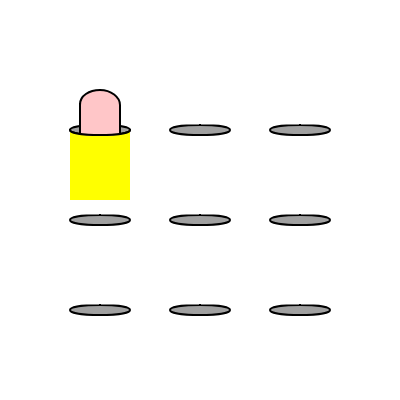
Frame 1 (no input)
Frame 60 (no input): identical to frame 1, image omitted
Frame 120 (the mouse pressed at the canvas centre since frame 60): identical to frame 1, image omitted

The p5.js sketch that drew this single still picture (run headless with seeded random() and noise() and a simulated clock; from frame 60 on, the mouse is pressed at the canvas centre):

// p5.js sketch
// ── sketch.js
function setup() {
  createCanvas(400, 400);
}

function draw() {
  background(255);

  drawBackground();
  push()
  translate(80,60 + 30)
  drawMole();
  pop()
  push()
  translate(70,60 + 70)
  drawMask();
  drawRim()
  pop()
  
}

function drawBackground() {
  strokeCap(ROUND);
  strokeJoin(ROUND);
  stroke("rgba0000");
  strokeCap(PROJECT);
  strokeJoin(MITER);
  fill("#a0a0a0");
  stroke("#000000");
  strokeWeight(2);

  beginShape();
  vertex(300, 125);
  bezierVertex(317, 125, 330, 127, 330, 130);
  bezierVertex(330, 133, 317, 135, 300, 135);
  bezierVertex(283, 135, 270, 133, 270, 130);
  bezierVertex(270, 127, 283, 125, 300, 125);
  endShape();

  beginShape();
  vertex(300, 215);
  bezierVertex(317, 215, 330, 217, 330, 220);
  bezierVertex(330, 223, 317, 225, 300, 225);
  bezierVertex(283, 225, 270, 223, 270, 220);
  bezierVertex(270, 217, 283, 215, 300, 215);
  endShape();

  beginShape();
  vertex(300, 305);
  bezierVertex(317, 305, 330, 307, 330, 310);
  bezierVertex(330, 313, 317, 315, 300, 315);
  bezierVertex(283, 315, 270, 313, 270, 310);
  bezierVertex(270, 307, 283, 305, 300, 305);
  endShape();

  beginShape();
  vertex(200, 125);
  bezierVertex(217, 125, 230, 127, 230, 130);
  bezierVertex(230, 133, 217, 135, 200, 135);
  bezierVertex(183, 135, 170, 133, 170, 130);
  bezierVertex(170, 127, 183, 125, 200, 125);
  endShape();

  beginShape();
  vertex(200, 215);
  bezierVertex(217, 215, 230, 217, 230, 220);
  bezierVertex(230, 223, 217, 225, 200, 225);
  bezierVertex(183, 225, 170, 223, 170, 220);
  bezierVertex(170, 217, 183, 215, 200, 215);
  endShape();

  beginShape();
  vertex(200, 305);
  bezierVertex(217, 305, 230, 307, 230, 310);
  bezierVertex(230, 313, 217, 315, 200, 315);
  bezierVertex(183, 315, 170, 313, 170, 310);
  bezierVertex(170, 307, 183, 305, 200, 305);
  endShape();

  beginShape();
  vertex(100, 125);
  bezierVertex(117, 125, 130, 127, 130, 130);
  bezierVertex(130, 133, 117, 135, 100, 135);
  bezierVertex(83, 135, 70, 133, 70, 130);
  bezierVertex(70, 127, 83, 125, 100, 125);
  endShape();

  beginShape();
  vertex(100, 215);
  bezierVertex(117, 215, 130, 217, 130, 220);
  bezierVertex(130, 223, 117, 225, 100, 225);
  bezierVertex(83, 225, 70, 223, 70, 220);
  bezierVertex(70, 217, 83, 215, 100, 215);
  endShape();

  beginShape();
  vertex(100, 305);
  bezierVertex(117, 305, 130, 307, 130, 310);
  bezierVertex(130, 313, 117, 315, 100, 315);
  bezierVertex(83, 315, 70, 313, 70, 310);
  bezierVertex(70, 307, 83, 305, 100, 305);
  endShape();
}

function drawMole() {
  strokeCap(ROUND);
  strokeJoin(ROUND);
  stroke("rgba0000");
  strokeCap(PROJECT);
  strokeJoin(MITER);
  fill("#ffc6c8");
  stroke("#000000");
  strokeWeight(2);
  beginShape();
  vertex(0, 14);
  bezierVertex(0, 6, 9, 0, 20, 0);
  bezierVertex(31, 0, 40, 7, 40, 15);
  vertex(40, 50);
  vertex(0, 50);
  vertex(0, 15);
  vertex(0, 14);
  endShape();
}

function drawMask() {
  noStroke();
  fill("#ffff00");
  beginShape();
  vertex(60, 70);
  vertex(0, 70);
  vertex(0, 0);
  vertex(0, 0);
  bezierVertex(0, 3, 13, 6, 30, 6);
  bezierVertex(47, 6, 60, 3, 60, 0);
  vertex(60, 70);
  endShape();
}

function drawRim() {
  strokeCap(ROUND);
  strokeJoin(ROUND);
  stroke("rgba0000");
  strokeCap(PROJECT);
  strokeJoin(MITER);
  noFill();
  stroke("#000000");
  strokeWeight(2);
  beginShape();
  vertex(60, 0);
  bezierVertex(60, 3, 47, 5, 30, 5);
  bezierVertex(13, 5, 0, 3, 0, 0);
  endShape();
}
